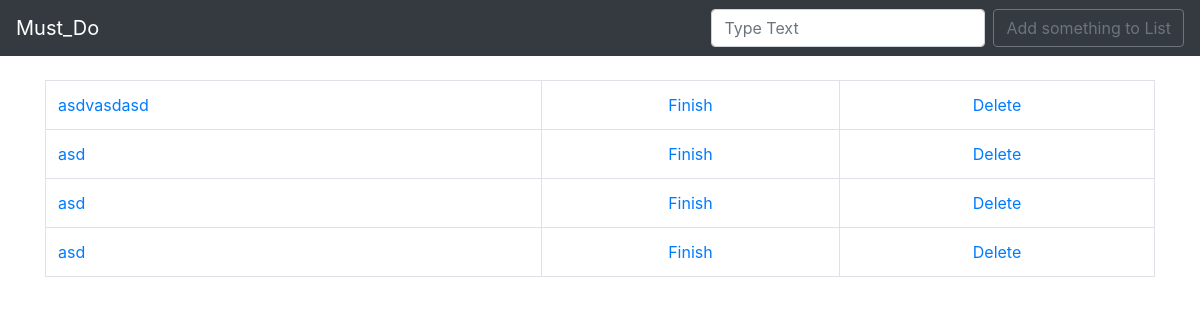
The app's page /, older data.
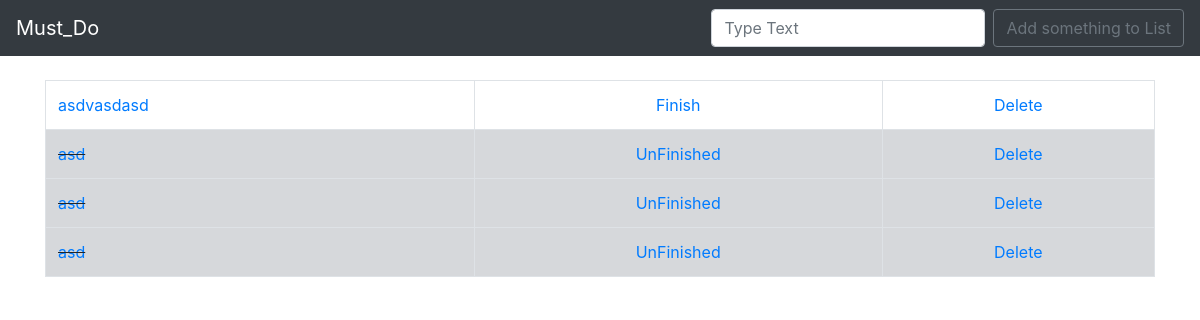
The same page, newer data.
### MustDO/models.py (models this page shows, shortened)
class List(models.Model):
    item = models.CharField(max_length=200)
    complete = models.BooleanField(default=False)

### MustDO/views.py (the view)
# urls.py: 2. Add a URL to urlpatterns:  path('', views.home, name='home')
def home(request):
    if request.method == 'POST':
        form = ListForm(request.POST or None)
        if form.is_valid():
            form.save()
            all_items = List.objects.all
            messages.success(
                request, ('The Must_DO has been added to the List'))
            return render(request, 'home.html', {'all_items': all_items})
    else:
        all_items = List.objects.all
        return render(request, 'home.html', {'all_items': all_items})

### MustDO/templates/home.html (shortened to what this page needs)
{% extends 'base.html' %}
{%block content%}
{%if all_items%}
        <table class="table table-bordered"><br>
    {% for things in all_items %}
        {% if things.complete %}
        <tr class = "table-secondary">
           <td class = " striker "><a href = "{% url 'edit' things.id%}">{{things.item}}</a></td>
           <td><center><a href="{% url 'uncross' things.id%}">UnFinished</center></td>
           <td><center><a href="{% url 'delete' things.id%}">Delete</a></center></td>
        </tr>
        {% else %}
            <tr>
           <td><a href = "{% url 'edit' things.id%}">{{things.item}}</a></td>
           <td><center><a href ="{% url 'cross_off' things.id%}">Finish</a></center></td>
           <td><center><a href="{% url 'delete' things.id%}">Delete</a></center></td>
        </tr>
        {% endif %}
    {% endfor %}
        </table>
{%endif%}
{% endblock %}

### MustDO/templates/base.html (shortened to what this page needs)
{% load static %}
<!doctype html>
<html lang="en">
  <head>
    <link rel="stylesheet" href="https://stackpath.bootstrapcdn.com/bootstrap/4.1.3/css/bootstrap.min.css">
    <link rel="stylesheet" href = "{% static '/CSS/my_css.css' %}">
  </head>
  <body>
   <nav class="navbar navbar-expand-lg navbar-dark bg-dark">
  <a class="navbar-brand" href="{% url 'home'%}">Must_Do</a>
  <div class="collapse navbar-collapse" id="navbarSupportedContent">
    <form class="form-inline my-2 my-lg-0" method="POST">
      <input class="form-control mr-sm-2" type="search" placeholder="Type Text" aria-label="Search" name = "item">
      <button class="btn btn-outline-secondary my-2 my-sm-0" type="submit">Add something to List</button>
    </form>
  </div>
</nav>
  <div class="container">
    {%block content%}
    {% endblock %}
  </div>
  </body>
</html>

### MustDO/static/CSS/my_css.css (style rules this page uses)
.striker { text-decoration: line-through; }

Row changes from the older to the newer data that the page shows:
changed List (number 2 of 4 on the later page): complete "Finish" → "UnFinished"
changed List (number 3 of 4 on the later page): complete "Finish" → "UnFinished"
changed List (number 4 of 4 on the later page): complete "Finish" → "UnFinished"
